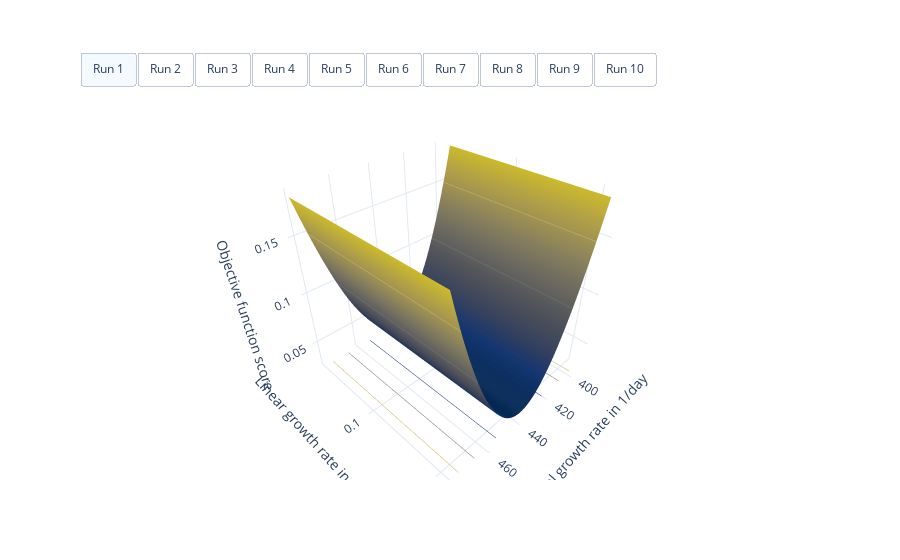

Notebook source saved alongside this figure:
### Code cell
#
# Create 3 dimensional illustration of objective function in lambda_0-lambda_1 plane.
#
# This cell needs the above generated parameter grid and associated scores, as well as the optmised parameters and the true parameters:
# [parameter_grid, grid_scores, naive_estimates, naive_estimates_scores]
#

import numpy as np
import plotly.graph_objects as go


# Get parameters and scores
grid = parameter_grid
scores = grid_scores

# Create figure 
fig = go.Figure()

for run_id, params in enumerate(grid):
    # Get relevant scores
    score = scores[run_id, ...]

    # Sort parameters
    lambda_0s = params[0, :]
    lambda_1s = params[1, :]

    # Get estimated parameters and score
    estimates = naive_estimates[run_id, :]
    estimate_score = naive_estimates_scores[run_id]

    # Create objective function surface plot
    fig.add_trace(
        go.Surface(
            z=score, 
            x=lambda_0s, 
            y=lambda_1s,
            visible=True if run_id == 0 else False,
            hovertemplate=
                "<b>Objective function hypersurface </b><br>" +
                "Score: %{z:.02f}<br>" +
                "Exponential growth rate: %{x:.02f} in 1/day<br>" +
                "Linear growth rate: %{y:.02f} in cm^3/day<br>" +
                "<extra></extra>",
            contours_z=dict(
                show=True, 
                usecolormap=True,
                highlightcolor="limegreen", 
                project_z=True),
            colorscale='cividis',
            showscale=False))

    # Create scatter plot of estimate
    fig.add_trace(
        go.Scatter3d(
            x=[estimates[1]],
            y=[estimates[2]],
            z=[estimate_score],
            name='Estimated parameters',
            hovertemplate=
                "<b>Estimated parameters </b><br>" +
                "Score: %{z:.02f}<br>" +
                "Initial tumour volume: %f in cm^3<br>" % estimates[0] +
                "Exponential growth rate: %f in 1/day<br>" % estimates[1] +
                "Linear growth rate: %f in cm^3/day<br>" % estimates[2] +
                "<extra></extra>",
            visible=True if run_id == 0 else False,
            marker=dict(
                symbol='circle',
                opacity=0.7,
                line=dict(color='black', width=1),
                color='red',
                size=5),
            mode="markers"))

# Set figure size
fig.update_layout(
    autosize=True,
    template="plotly_white")

# Set axis labels
fig.update_layout(
    scene=dict(
        xaxis_title='Exponential growth rate in 1/day',
        yaxis_title='Linear growth rate in cm^3/day',
        zaxis_title='Objective function score'))

# Create buttons to switch between runs
fig.update_layout(
    updatemenus=[
        dict(
            type = "buttons",
            direction = "right",
            buttons=list([
                dict(
                    args=[{"visible": [True]*2 + [False]*(9*2)}],
                    label="Run 1",
                    method="restyle"
                ),
                dict(
                    args=[{"visible": [False]*2 + [True]*2 + [False]*(8*2)}],
                    label="Run 2",
                    method="restyle"
                ),
                dict(
                    args=[{"visible": [False]*(2*2) + [True]*2 + [False]*(7*2)}],
                    label="Run 3",
                    method="restyle"
                ),
                dict(
                    args=[{"visible": [False]*(3*2) + [True]*2 + [False]*(6*2)}],
                    label="Run 4",
                    method="restyle"
                ),
                dict(
                    args=[{"visible": [False]*(4*2) + [True]*2 + [False]*(5*2)}],
                    label="Run 5",
                    method="restyle"
                ),
                dict(
                    args=[{"visible": [False]*(5*2) + [True]*2 + [False]*(4*2)}],
                    label="Run 6",
                    method="restyle"
                ),
                dict(
                    args=[{"visible": [False]*(6*2) + [True]*2 + [False]*(3*2)}],
                    label="Run 7",
                    method="restyle"
                ),
                dict(
                    args=[{"visible": [False]*(7*2) + [True]*2 + [False]*(2*2)}],
                    label="Run 8",
                    method="restyle"
                ),
                dict(
                    args=[{"visible": [False]*(8*2) + [True]*2 + [False]*(1*2)}],
                    label="Run 9",
                    method="restyle"
                ),
                dict(
                    args=[{"visible": [False]*(9*2) + [True]*2}],
                    label="Run 10",
                    method="restyle"
                )
            ]),
            pad={"r": 0, "t": -10},
            showactive=True,
            x=0.0,
            xanchor="left",
            y=1.1,
            yanchor="top"
        ),
    ]
)

fig.show()

### Figure 1 — Plotly figure (JSON) as saved in the notebook; plotly's stock layout.template omitted (floating-point values rounded to 4 significant figures; data arrays with more than 128 entries replaced by an {"elided": "..."} marker saying what was removed)
{"data": [{"colorscale": [[0, "#00224e"], [0.1111, "#123570"], [0.2222, "#3b496c"], [0.3333, "#575d6d"], [0.4444, "#707173"], [0.5556, "#8a8678"], [0.6667, "#a59c74"], [0.7778, "#c3b369"], [0.8889, "#e1cc55"], [1, "#fee838"]], "contours": {"z": {"highlightcolor": "limegreen", "project": {"z": true}, "show": true, "usecolormap": true}}, "hovertemplate": "<b>Objective function hypersurface </b><br>Score: %{z:.02f}<br>Exponential growth rate: %{x:.02f} in 1/day<br>Linear growth rate: %{y:.02f} in cm^3/day<br><extra></extra>", "showscale": false, "type": "surface", "visible": true, "x": [392.6, 394.4, 396.2, 398.0, 399.7, 401.5, 403.3, 405.1, 406.9, 408.6, 410.4, 412.2, 414.0, 415.8, 417.5, 419.3, 421.1, 422.9, 424.7, 426.5, 428.2, 430.0, 431.8, 433.6, 435.4, 437.1, 438.9, 440.7, 442.5, 444.3, 446.0, 447.8, 449.6, 451.4, 453.2, 454.9, 456.7, 458.5, 460.3, 462.1, 463.8, 465.6, 467.4, 469.2, 471.0, 472.7, 474.5, 476.3, 478.1, 479.9], "y": [0.09094, 0.09135, 0.09176, 0.09217, 0.09259, 0.093, 0.09341, 0.09382, 0.09424, 0.09465, 0.09506, 0.09547, 0.09589, 0.0963, 0.09671, 0.09712, 0.09754, 0.09795, 0.09836, 0.09877, 0.09919, 0.0996, 0.1, 0.1004, 0.1008, 0.1012, 0.1017, 0.1021, 0.1025, 0.1029, 0.1033, 0.1037, 0.1041, 0.1045, 0.105, 0.1054, 0.1058, 0.1062, 0.1066, 0.107, 0.1074, 0.1078, 0.1083, 0.1087, 0.1091, 0.1095, 0.1099, 0.1103, 0.1107, 0.1111], "z": {"elided": "50x50 float values"}}, {"hovertemplate": "<b>Estimated parameters </b><br>Score: %{z:.02f}<br>Initial tumour volume: 0.034173 in cm^3<br>Exponential growth rate: 436.245194 in 1/day<br>Linear growth rate: 0.101042 in cm^3/day<br><extra></extra>", "marker": {"color": "red", "line": {"color": "black", "width": 1}, "opacity": 0.7, "size": 5, "symbol": "circle"}, "mode": "markers", "name": "Estimated parameters", "type": "scatter3d", "visible": true, "x": [436.2], "y": [0.101], "z": [0.02884]}, {"colorscale": [[0, "#00224e"], [0.1111, "#123570"], [0.2222, "#3b496c"], [0.3333, "#575d6d"], [0.4444, "#707173"], [0.5556, "#8a8678"], [0.6667, "#a59c74"], [0.7778, "#c3b369"], [0.8889, "#e1cc55"], [1, "#fee838"]], "contours": {"z": {"highlightcolor": "limegreen", "project": {"z": true}, "show": true, "usecolormap": true}}, "hovertemplate": "<b>Objective function hypersurface </b><br>Score: %{z:.02f}<br>Exponential growth rate: %{x:.02f} in 1/day<br>Linear growth rate: %{y:.02f} in cm^3/day<br><extra></extra>", "showscale": false, "type": "surface", "visible": false, "x": [1665.0, 1673.0, 1680.0, 1688.0, 1695.0, 1703.0, 1710.0, 1718.0, 1726.0, 1733.0, 1741.0, 1748.0, 1756.0, 1763.0, 1771.0, 1778.0, 1786.0, 1794.0, 1801.0, 1809.0, 1816.0, 1824.0, 1831.0, 1839.0, 1846.0, 1854.0, 1862.0, 1869.0, 1877.0, 1884.0, 1892.0, 1899.0, 1907.0, 1914.0, 1922.0, 1929.0, 1937.0, 1945.0, 1952.0, 1960.0, 1967.0, 1975.0, 1982.0, 1990.0, 1997.0, 2005.0, 2013.0, 2020.0, 2028.0, 2035.0], "y": [0.09093, 0.09134, 0.09175, 0.09217, 0.09258, 0.09299, 0.0934, 0.09382, 0.09423, 0.09464, 0.09505, 0.09547, 0.09588, 0.09629, 0.0967, 0.09711, 0.09753, 0.09794, 0.09835, 0.09876, 0.09918, 0.09959, 0.1, 0.1004, 0.1008, 0.1012, 0.1017, 0.1021, 0.1025, 0.1029, 0.1033, 0.1037, 0.1041, 0.1045, 0.1049, 0.1054, 0.1058, 0.1062, 0.1066, 0.107, 0.1074, 0.1078, 0.1082, 0.1087, 0.1091, 0.1095, 0.1099, 0.1103, 0.1107, 0.1111], "z": {"elided": "50x50 float values"}}, {"hovertemplate": "<b>Estimated parameters </b><br>Score: %{z:.02f}<br>Initial tumour volume: 0.033929 in cm^3<br>Exponential growth rate: 1850.179479 in 1/day<br>Linear growth rate: 0.101032 in cm^3/day<br><extra></extra>", "marker": {"color": "red", "line": {"color": "black", "width": 1}, "opacity": 0.7, "size": 5, "symbol": "circle"}, "mode": "markers", "name": "Estimated parameters", "type": "scatter3d", "visible": false, "x": [1850.0], "y": [0.101], "z": [0.02889]}, {"colorscale": [[0, "#00224e"], [0.1111, "#123570"], [0.2222, "#3b496c"], [0.3333, "#575d6d"], [0.4444, "#707173"], [0.5556, "#8a8678"], [0.6667, "#a59c74"], [0.7778, "#c3b369"], [0.8889, "#e1cc55"], [1, "#fee838"]], "contours": {"z": {"highlightcolor": "limegreen", "project": {"z": true}, "show": true, "usecolormap": true}}, "hovertemplate": "<b>Objective function hypersurface </b><br>Score: %{z:.02f}<br>Exponential growth rate: %{x:.02f} in 1/day<br>Linear growth rate: %{y:.02f} in cm^3/day<br><extra></extra>", "showscale": false, "type": "surface", "visible": false, "x": [0.252, 0.2531, 0.2543, 0.2554, 0.2566, 0.2577, 0.2589, 0.26, 0.2611, 0.2623, 0.2634, 0.2646, 0.2657, 0.2669, 0.268, 0.2691, 0.2703, 0.2714, 0.2726, 0.2737, 0.2749, 0.276, 0.2771, 0.2783, 0.2794, 0.2806, 0.2817, 0.2829, 0.284, 0.2851, 0.2863, 0.2874, 0.2886, 0.2897, 0.2909, 0.292, 0.2931, 0.2943, 0.2954, 0.2966, 0.2977, 0.2989, 0.3, 0.3011, 0.3023, 0.3034, 0.3046, 0.3057, 0.3069, 0.308], "y": [0.117, 0.1175, 0.1181, 0.1186, 0.1191, 0.1197, 0.1202, 0.1207, 0.1212, 0.1218, 0.1223, 0.1228, 0.1234, 0.1239, 0.1244, 0.125, 0.1255, 0.126, 0.1266, 0.1271, 0.1276, 0.1281, 0.1287, 0.1292, 0.1297, 0.1303, 0.1308, 0.1313, 0.1319, 0.1324, 0.1329, 0.1334, 0.134, 0.1345, 0.135, 0.1356, 0.1361, 0.1366, 0.1372, 0.1377, 0.1382, 0.1388, 0.1393, 0.1398, 0.1403, 0.1409, 0.1414, 0.1419, 0.1425, 0.143], "z": {"elided": "50x50 float values"}}, {"hovertemplate": "<b>Estimated parameters </b><br>Score: %{z:.02f}<br>Initial tumour volume: 0.140000 in cm^3<br>Exponential growth rate: 0.280000 in 1/day<br>Linear growth rate: 0.130000 in cm^3/day<br><extra></extra>", "marker": {"color": "red", "line": {"color": "black", "width": 1}, "opacity": 0.7, "size": 5, "symbol": "circle"}, "mode": "markers", "name": "Estimated parameters", "type": "scatter3d", "visible": false, "x": [0.28], "y": [0.13], "z": [2.767e-23]}, {"colorscale": [[0, "#00224e"], [0.1111, "#123570"], [0.2222, "#3b496c"], [0.3333, "#575d6d"], [0.4444, "#707173"], [0.5556, "#8a8678"], [0.6667, "#a59c74"], [0.7778, "#c3b369"], [0.8889, "#e1cc55"], [1, "#fee838"]], "contours": {"z": {"highlightcolor": "limegreen", "project": {"z": true}, "show": true, "usecolormap": true}}, "hovertemplate": "<b>Objective function hypersurface </b><br>Score: %{z:.02f}<br>Exponential growth rate: %{x:.02f} in 1/day<br>Linear growth rate: %{y:.02f} in cm^3/day<br><extra></extra>", "showscale": false, "type": "surface", "visible": false, "x": [0.252, 0.2531, 0.2543, 0.2554, 0.2566, 0.2577, 0.2589, 0.26, 0.2611, 0.2623, 0.2634, 0.2646, 0.2657, 0.2669, 0.268, 0.2691, 0.2703, 0.2714, 0.2726, 0.2737, 0.2749, 0.276, 0.2771, 0.2783, 0.2794, 0.2806, 0.2817, 0.2829, 0.284, 0.2851, 0.2863, 0.2874, 0.2886, 0.2897, 0.2909, 0.292, 0.2931, 0.2943, 0.2954, 0.2966, 0.2977, 0.2989, 0.3, 0.3011, 0.3023, 0.3034, 0.3046, 0.3057, 0.3069, 0.308], "y": [0.117, 0.1175, 0.1181, 0.1186, 0.1191, 0.1197, 0.1202, 0.1207, 0.1212, 0.1218, 0.1223, 0.1228, 0.1234, 0.1239, 0.1244, 0.125, 0.1255, 0.126, 0.1266, 0.1271, 0.1276, 0.1281, 0.1287, 0.1292, 0.1297, 0.1303, 0.1308, 0.1313, 0.1319, 0.1324, 0.1329, 0.1334, 0.134, 0.1345, 0.135, 0.1356, 0.1361, 0.1366, 0.1372, 0.1377, 0.1382, 0.1388, 0.1393, 0.1398, 0.1403, 0.1409, 0.1414, 0.1419, 0.1425, 0.143], "z": {"elided": "50x50 float values"}}, {"hovertemplate": "<b>Estimated parameters </b><br>Score: %{z:.02f}<br>Initial tumour volume: 0.140000 in cm^3<br>Exponential growth rate: 0.280000 in 1/day<br>Linear growth rate: 0.130000 in cm^3/day<br><extra></extra>", "marker": {"color": "red", "line": {"color": "black", "width": 1}, "opacity": 0.7, "size": 5, "symbol": "circle"}, "mode": "markers", "name": "Estimated parameters", "type": "scatter3d", "visible": false, "x": [0.28], "y": [0.13], "z": [9.645e-22]}, {"colorscale": [[0, "#00224e"], [0.1111, "#123570"], [0.2222, "#3b496c"], [0.3333, "#575d6d"], [0.4444, "#707173"], [0.5556, "#8a8678"], [0.6667, "#a59c74"], [0.7778, "#c3b369"], [0.8889, "#e1cc55"], [1, "#fee838"]], "contours": {"z": {"highlightcolor": "limegreen", "project": {"z": true}, "show": true, "usecolormap": true}}, "hovertemplate": "<b>Objective function hypersurface </b><br>Score: %{z:.02f}<br>Exponential growth rate: %{x:.02f} in 1/day<br>Linear growth rate: %{y:.02f} in cm^3/day<br><extra></extra>", "showscale": false, "type": "surface", "visible": false, "x": [0.252, 0.2531, 0.2543, 0.2554, 0.2566, 0.2577, 0.2589, 0.26, 0.2611, 0.2623, 0.2634, 0.2646, 0.2657, 0.2669, 0.268, 0.2691, 0.2703, 0.2714, 0.2726, 0.2737, 0.2749, 0.276, 0.2771, 0.2783, 0.2794, 0.2806, 0.2817, 0.2829, 0.284, 0.2851, 0.2863, 0.2874, 0.2886, 0.2897, 0.2909, 0.292, 0.2931, 0.2943, 0.2954, 0.2966, 0.2977, 0.2989, 0.3, 0.3011, 0.3023, 0.3034, 0.3046, 0.3057, 0.3069, 0.308], "y": [0.117, 0.1175, 0.1181, 0.1186, 0.1191, 0.1197, 0.1202, 0.1207, 0.1212, 0.1218, 0.1223, 0.1228, 0.1234, 0.1239, 0.1244, 0.125, 0.1255, 0.126, 0.1266, 0.1271, 0.1276, 0.1281, 0.1287, 0.1292, 0.1297, 0.1303, 0.1308, 0.1313, 0.1319, 0.1324, 0.1329, 0.1334, 0.134, 0.1345, 0.135, 0.1356, 0.1361, 0.1366, 0.1372, 0.1377, 0.1382, 0.1388, 0.1393, 0.1398, 0.1403, 0.1409, 0.1414, 0.1419, 0.1425, 0.143], "z": {"elided": "50x50 float values"}}, {"hovertemplate": "<b>Estimated parameters </b><br>Score: %{z:.02f}<br>Initial tumour volume: 0.140000 in cm^3<br>Exponential growth rate: 0.280000 in 1/day<br>Linear growth rate: 0.130000 in cm^3/day<br><extra></extra>", "marker": {"color": "red", "line": {"color": "black", "width": 1}, "opacity": 0.7, "size": 5, "symbol": "circle"}, "mode": "markers", "name": "Estimated parameters", "type": "scatter3d", "visible": false, "x": [0.28], "y": [0.13], "z": [7.138e-22]}, {"colorscale": [[0, "#00224e"], [0.1111, "#123570"], [0.2222, "#3b496c"], [0.3333, "#575d6d"], [0.4444, "#707173"], [0.5556, "#8a8678"], [0.6667, "#a59c74"], [0.7778, "#c3b369"], [0.8889, "#e1cc55"], [1, "#fee838"]], "contours": {"z": {"highlightcolor": "limegreen", "project": {"z": true}, "show": true, "usecolormap": true}}, "hovertemplate": "<b>Objective function hypersurface </b><br>Score: %{z:.02f}<br>Exponential growth rate: %{x:.02f} in 1/day<br>Linear growth rate: %{y:.02f} in cm^3/day<br><extra></extra>", "showscale": false, "type": "surface", "visible": false, "x": [-1750.0, -1758.0, -1766.0, -1774.0, -1782.0, -1789.0, -1797.0, -1805.0, -1813.0, -1821.0, -1829.0, -1837.0, -1845.0, -1853.0, -1861.0, -1869.0, -1877.0, -1885.0, -1893.0, -1901.0, -1909.0, -1916.0, -1924.0, -1932.0, -1940.0, -1948.0, -1956.0, -1964.0, -1972.0, -1980.0, -1988.0, -1996.0, -2004.0, -2012.0, -2020.0, -2028.0, -2035.0, -2043.0, -2051.0, -2059.0, -2067.0, -2075.0, -2083.0, -2091.0, -2099.0, -2107.0, -2115.0, -2123.0, -2131.0, -2139.0], "y": [-2205.0, -2215.0, -2225.0, -2235.0, -2245.0, -2255.0, -2265.0, -2275.0, -2285.0, -2295.0, -2305.0, -2315.0, -2325.0, -2335.0, -2345.0, -2355.0, -2365.0, -2375.0, -2385.0, -2395.0, -2405.0, -2415.0, -2425.0, -2435.0, -2445.0, -2455.0, -2465.0, -2475.0, -2485.0, -2495.0, -2505.0, -2515.0, -2525.0, -2535.0, -2545.0, -2555.0, -2565.0, -2575.0, -2585.0, -2595.0, -2605.0, -2615.0, -2625.0, -2635.0, -2645.0, -2655.0, -2665.0, -2675.0, -2685.0, -2695.0], "z": {"elided": "50x50 float values"}}, {"hovertemplate": "<b>Estimated parameters </b><br>Score: %{z:.02f}<br>Initial tumour volume: 0.139999 in cm^3<br>Exponential growth rate: -1944.227435 in 1/day<br>Linear growth rate: -2449.856229 in cm^3/day<br><extra></extra>", "marker": {"color": "red", "line": {"color": "black", "width": 1}, "opacity": 0.7, "size": 5, "symbol": "circle"}, "mode": "markers", "name": "Estimated parameters", "type": "scatter3d", "visible": false, "x": [-1944.0], "y": [-2450.0], "z": [15.91]}, {"colorscale": [[0, "#00224e"], [0.1111, "#123570"], [0.2222, "#3b496c"], [0.3333, "#575d6d"], [0.4444, "#707173"], [0.5556, "#8a8678"], [0.6667, "#a59c74"], [0.7778, "#c3b369"], [0.8889, "#e1cc55"], [1, "#fee838"]], "contours": {"z": {"highlightcolor": "limegreen", "project": {"z": true}, "show": true, "usecolormap": true}}, "hovertemplate": "<b>Objective function hypersurface </b><br>Score: %{z:.02f}<br>Exponential growth rate: %{x:.02f} in 1/day<br>Linear growth rate: %{y:.02f} in cm^3/day<br><extra></extra>", "showscale": false, "type": "surface", "visible": false, "x": [-3774.0, -3791.0, -3808.0, -3825.0, -3842.0, -3859.0, -3876.0, -3893.0, -3911.0, -3928.0, -3945.0, -3962.0, -3979.0, -3996.0, -4013.0, -4030.0, -4047.0, -4065.0, -4082.0, -4099.0, -4116.0, -4133.0, -4150.0, -4167.0, -4184.0, -4202.0, -4219.0, -4236.0, -4253.0, -4270.0, -4287.0, -4304.0, -4321.0, -4338.0, -4356.0, -4373.0, -4390.0, -4407.0, -4424.0, -4441.0, -4458.0, -4475.0, -4492.0, -4510.0, -4527.0, -4544.0, -4561.0, -4578.0, -4595.0, -4612.0], "y": [-912.2, -916.3, -920.5, -924.6, -928.8, -932.9, -937.0, -941.2, -945.3, -949.4, -953.6, -957.7, -961.8, -966.0, -970.1, -974.3, -978.4, -982.5, -986.7, -990.8, -994.9, -999.1, -1003.0, -1007.0, -1011.0, -1016.0, -1020.0, -1024.0, -1028.0, -1032.0, -1036.0, -1040.0, -1045.0, -1049.0, -1053.0, -1057.0, -1061.0, -1065.0, -1069.0, -1074.0, -1078.0, -1082.0, -1086.0, -1090.0, -1094.0, -1098.0, -1103.0, -1107.0, -1111.0, -1115.0], "z": {"elided": "50x50 float values"}}, {"hovertemplate": "<b>Estimated parameters </b><br>Score: %{z:.02f}<br>Initial tumour volume: 0.140000 in cm^3<br>Exponential growth rate: -4192.944390 in 1/day<br>Linear growth rate: -1013.558371 in cm^3/day<br><extra></extra>", "marker": {"color": "red", "line": {"color": "black", "width": 1}, "opacity": 0.7, "size": 5, "symbol": "circle"}, "mode": "markers", "name": "Estimated parameters", "type": "scatter3d", "visible": false, "x": [-4193.0], "y": [-1014.0], "z": [15.91]}, {"colorscale": [[0, "#00224e"], [0.1111, "#123570"], [0.2222, "#3b496c"], [0.3333, "#575d6d"], [0.4444, "#707173"], [0.5556, "#8a8678"], [0.6667, "#a59c74"], [0.7778, "#c3b369"], [0.8889, "#e1cc55"], [1, "#fee838"]], "contours": {"z": {"highlightcolor": "limegreen", "project": {"z": true}, "show": true, "usecolormap": true}}, "hovertemplate": "<b>Objective function hypersurface </b><br>Score: %{z:.02f}<br>Exponential growth rate: %{x:.02f} in 1/day<br>Linear growth rate: %{y:.02f} in cm^3/day<br><extra></extra>", "showscale": false, "type": "surface", "visible": false, "x": [0.252, 0.2531, 0.2543, 0.2554, 0.2566, 0.2577, 0.2589, 0.26, 0.2611, 0.2623, 0.2634, 0.2646, 0.2657, 0.2669, 0.268, 0.2691, 0.2703, 0.2714, 0.2726, 0.2737, 0.2749, 0.276, 0.2771, 0.2783, 0.2794, 0.2806, 0.2817, 0.2829, 0.284, 0.2851, 0.2863, 0.2874, 0.2886, 0.2897, 0.2909, 0.292, 0.2931, 0.2943, 0.2954, 0.2966, 0.2977, 0.2989, 0.3, 0.3011, 0.3023, 0.3034, 0.3046, 0.3057, 0.3069, 0.308], "y": [0.117, 0.1175, 0.1181, 0.1186, 0.1191, 0.1197, 0.1202, 0.1207, 0.1212, 0.1218, 0.1223, 0.1228, 0.1234, 0.1239, 0.1244, 0.125, 0.1255, 0.126, 0.1266, 0.1271, 0.1276, 0.1281, 0.1287, 0.1292, 0.1297, 0.1303, 0.1308, 0.1313, 0.1319, 0.1324, 0.1329, 0.1334, 0.134, 0.1345, 0.135, 0.1356, 0.1361, 0.1366, 0.1372, 0.1377, 0.1382, 0.1388, 0.1393, 0.1398, 0.1403, 0.1409, 0.1414, 0.1419, 0.1425, 0.143], "z": {"elided": "50x50 float values"}}, {"hovertemplate": "<b>Estimated parameters </b><br>Score: %{z:.02f}<br>Initial tumour volume: 0.140000 in cm^3<br>Exponential growth rate: 0.280000 in 1/day<br>Linear growth rate: 0.130000 in cm^3/day<br><extra></extra>", "marker": {"color": "red", "line": {"color": "black", "width": 1}, "opacity": 0.7, "size": 5, "symbol": "circle"}, "mode": "markers", "name": "Estimated parameters", "type": "scatter3d", "visible": false, "x": [0.28], "y": [0.13], "z": [5.091e-22]}, {"colorscale": [[0, "#00224e"], [0.1111, "#123570"], [0.2222, "#3b496c"], [0.3333, "#575d6d"], [0.4444, "#707173"], [0.5556, "#8a8678"], [0.6667, "#a59c74"], [0.7778, "#c3b369"], [0.8889, "#e1cc55"], [1, "#fee838"]], "contours": {"z": {"highlightcolor": "limegreen", "project": {"z": true}, "show": true, "usecolormap": true}}, "hovertemplate": "<b>Objective function hypersurface </b><br>Score: %{z:.02f}<br>Exponential growth rate: %{x:.02f} in 1/day<br>Linear growth rate: %{y:.02f} in cm^3/day<br><extra></extra>", "showscale": false, "type": "surface", "visible": false, "x": [-372.4, -374.1, -375.8, -377.5, -379.2, -380.8, -382.5, -384.2, -385.9, -387.6, -389.3, -391.0, -392.7, -394.4, -396.0, -397.7, -399.4, -401.1, -402.8, -404.5, -406.2, -407.9, -409.6, -411.2, -412.9, -414.6, -416.3, -418.0, -419.7, -421.4, -423.1, -424.8, -426.4, -428.1, -429.8, -431.5, -433.2, -434.9, -436.6, -438.3, -440.0, -441.6, -443.3, -445.0, -446.7, -448.4, -450.1, -451.8, -453.5, -455.2], "y": [0.05963, 0.0599, 0.06017, 0.06044, 0.06072, 0.06099, 0.06126, 0.06153, 0.0618, 0.06207, 0.06234, 0.06261, 0.06288, 0.06315, 0.06342, 0.06369, 0.06396, 0.06423, 0.0645, 0.06477, 0.06504, 0.06531, 0.06558, 0.06585, 0.06612, 0.06639, 0.06667, 0.06694, 0.06721, 0.06748, 0.06775, 0.06802, 0.06829, 0.06856, 0.06883, 0.0691, 0.06937, 0.06964, 0.06991, 0.07018, 0.07045, 0.07072, 0.07099, 0.07126, 0.07153, 0.0718, 0.07207, 0.07234, 0.07261, 0.07289], "z": {"elided": "50x50 float values"}}, {"hovertemplate": "<b>Estimated parameters </b><br>Score: %{z:.02f}<br>Initial tumour volume: 0.942613 in cm^3<br>Exponential growth rate: -413.772958 in 1/day<br>Linear growth rate: 0.066259 in cm^3/day<br><extra></extra>", "marker": {"color": "red", "line": {"color": "black", "width": 1}, "opacity": 0.7, "size": 5, "symbol": "circle"}, "mode": "markers", "name": "Estimated parameters", "type": "scatter3d", "visible": false, "x": [-413.8], "y": [0.06626], "z": [3.641]}, {"colorscale": [[0, "#00224e"], [0.1111, "#123570"], [0.2222, "#3b496c"], [0.3333, "#575d6d"], [0.4444, "#707173"], [0.5556, "#8a8678"], [0.6667, "#a59c74"], [0.7778, "#c3b369"], [0.8889, "#e1cc55"], [1, "#fee838"]], "contours": {"z": {"highlightcolor": "limegreen", "project": {"z": true}, "show": true, "usecolormap": true}}, "hovertemplate": "<b>Objective function hypersurface </b><br>Score: %{z:.02f}<br>Exponential growth rate: %{x:.02f} in 1/day<br>Linear growth rate: %{y:.02f} in cm^3/day<br><extra></extra>", "showscale": false, "type": "surface", "visible": false, "x": [-557.2, -559.7, -562.3, -564.8, -567.3, -569.8, -572.4, -574.9, -577.4, -579.9, -582.5, -585.0, -587.5, -590.1, -592.6, -595.1, -597.6, -600.2, -602.7, -605.2, -607.7, -610.3, -612.8, -615.3, -617.9, -620.4, -622.9, -625.4, -628.0, -630.5, -633.0, -635.5, -638.1, -640.6, -643.1, -645.6, -648.2, -650.7, -653.2, -655.8, -658.3, -660.8, -663.3, -665.9, -668.4, -670.9, -673.4, -676.0, -678.5, -681.0], "y": [-574.9, -577.5, -580.1, -582.7, -585.4, -588.0, -590.6, -593.2, -595.8, -598.4, -601.0, -603.6, -606.2, -608.8, -611.4, -614.0, -616.6, -619.3, -621.9, -624.5, -627.1, -629.7, -632.3, -634.9, -637.5, -640.1, -642.7, -645.3, -647.9, -650.5, -653.1, -655.8, -658.4, -661.0, -663.6, -666.2, -668.8, -671.4, -674.0, -676.6, -679.2, -681.8, -684.4, -687.0, -689.7, -692.3, -694.9, -697.5, -700.1, -702.7], "z": {"elided": "50x50 float values"}}, {"hovertemplate": "<b>Estimated parameters </b><br>Score: %{z:.02f}<br>Initial tumour volume: 0.140000 in cm^3<br>Exponential growth rate: -619.115236 in 1/day<br>Linear growth rate: -638.808229 in cm^3/day<br><extra></extra>", "marker": {"color": "red", "line": {"color": "black", "width": 1}, "opacity": 0.7, "size": 5, "symbol": "circle"}, "mode": "markers", "name": "Estimated parameters", "type": "scatter3d", "visible": false, "x": [-619.1], "y": [-638.8], "z": [15.91]}], "layout": {"autosize": true, "scene": {"xaxis": {"title": {"text": "Exponential growth rate in 1/day"}}, "yaxis": {"title": {"text": "Linear growth rate in cm^3/day"}}, "zaxis": {"title": {"text": "Objective function score"}}}, "updatemenus": [{"buttons": [{"args": [{"visible": [true, true, false, false, false, false, false, false, false, false, false, false, false, false, false, false, false, false, false, false]}], "label": "Run 1", "method": "restyle"}, {"args": [{"visible": [false, false, true, true, false, false, false, false, false, false, false, false, false, false, false, false, false, false, false, false]}], "label": "Run 2", "method": "restyle"}, {"args": [{"visible": [false, false, false, false, true, true, false, false, false, false, false, false, false, false, false, false, false, false, false, false]}], "label": "Run 3", "method": "restyle"}, {"args": [{"visible": [false, false, false, false, false, false, true, true, false, false, false, false, false, false, false, false, false, false, false, false]}], "label": "Run 4", "method": "restyle"}, {"args": [{"visible": [false, false, false, false, false, false, false, false, true, true, false, false, false, false, false, false, false, false, false, false]}], "label": "Run 5", "method": "restyle"}, {"args": [{"visible": [false, false, false, false, false, false, false, false, false, false, true, true, false, false, false, false, false, false, false, false]}], "label": "Run 6", "method": "restyle"}, {"args": [{"visible": [false, false, false, false, false, false, false, false, false, false, false, false, true, true, false, false, false, false, false, false]}], "label": "Run 7", "method": "restyle"}, {"args": [{"visible": [false, false, false, false, false, false, false, false, false, false, false, false, false, false, true, true, false, false, false, false]}], "label": "Run 8", "method": "restyle"}, {"args": [{"visible": [false, false, false, false, false, false, false, false, false, false, false, false, false, false, false, false, true, true, false, false]}], "label": "Run 9", "method": "restyle"}, {"args": [{"visible": [false, false, false, false, false, false, false, false, false, false, false, false, false, false, false, false, false, false, true, true]}], "label": "Run 10", "method": "restyle"}], "direction": "right", "pad": {"r": 0, "t": -10}, "showactive": true, "type": "buttons", "x": 0, "xanchor": "left", "y": 1.1, "yanchor": "top"}]}}
